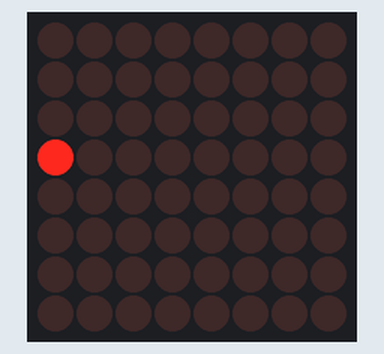
Simulated run of this sketch. Board: Arduino Uno, built with avr-gcc and run on an emulated ATmega328P. On the bench: 8×8 LED matrix.

Above: at 0.09 s.

Measured:
- by itself, everything shown: repeats every 0.67 s, in 8 steps

The sketch:

code.ino
```cpp
/*  0760 - Single 8x8 LED matrix display
 *
 * This sketch shows you how to display simple shapes and animation
 * on a 8x8 LED matrix display
 *
 * The sketch contains instructions that demonstrate various primitives, like pixels
 * lines and circles. Uncomment the instructions that you are interested in to
 * see them in action.
 *
 * This sketch was written by Peter Dalmaris for Arduino Step by Step.
 *
 * Components
 * ----------
 *  - Arduino Uno
 *  - 1 x 8x8 LED matrix display with the Max72xx driver IC
 *  - Jumper wires
 *
 *  Libraries
 *  ---------
 *  - SPI (Comes with the Arduino IDE)
 *  - Adafruit_GFX
 *  - Max72xxPanel
 *
 * Connections
 * -----------
 *
 *  Arduino Uno   |     8x8 LED Matrix
 *  ------------------------------
 *        5V      |      VCC
 *        GND     |      GND
 *        11      |      DIN (SPI data)
 *        13      |      CLK (SPI Clock)
 *        10      |      CS
 *
 *  Other information
 *  ------------------
 *  For more info on the graphics primitives that you can use, see https://github.com/adafruit/Adafruit-GFX-Library/blob/master/Adafruit_GFX.h
 *
 *  Created on May 22 2017 by Peter Dalmaris
 *
 */

#include <SPI.h>
#include <Adafruit_GFX.h>
#include <Max72xxPanel.h>

int pinCS = 10; // Attach CS to this pin, DIN to MOSI and CLK to SCK (cf http://arduino.cc/en/Reference/SPI )

Max72xxPanel matrix = Max72xxPanel(pinCS, 1, 1);  // This constructor needs the CS pin and the display dimensions

const int total_pixels_in_smiley=25;
const int total_coordinates_per_pixel=2;
int smiley[total_pixels_in_smiley][total_coordinates_per_pixel] =
{
  {1, 0},
  {2, 0},
  {1, 1},
  {1, 2},
  {2, 1},
  {2, 2},
  {5, 0},
  {6, 0},
  {5, 1},
  {5, 2},
  {6, 1},
  {6, 2},
  {3, 1},
  {3, 2},
  {3, 3},
  {3, 4},
  {4, 4},
  {0, 5},
  {1, 6},
  {2, 7},
  {3, 7},
  {4, 7},
  {5, 7},
  {6, 6},
  {7, 5}
};

void setup() {
  matrix.setIntensity(4); // Set brightness between 0 and 15
  matrix.fillScreen(LOW); // Clear the screen
//                 x, y, color
//  matrix.drawPixel(0, 7, HIGH);

//  // LEFT EYE
//  matrix.drawPixel(1, 0, HIGH);
//  matrix.drawPixel(2, 0, HIGH);
//  matrix.drawPixel(1, 1, HIGH);
//  matrix.drawPixel(1, 2, HIGH);
//  matrix.drawPixel(2, 1, HIGH);
//  matrix.drawPixel(2, 2, HIGH);
//  //--------
//  // RIGHT EYE
//  matrix.drawPixel(5, 0, HIGH);
//  matrix.drawPixel(6, 0, HIGH);
//  matrix.drawPixel(5, 1, HIGH);
//  matrix.drawPixel(5, 2, HIGH);
//  matrix.drawPixel(6, 1, HIGH);
//  matrix.drawPixel(6, 2, HIGH);
//  //--------
//  // NOSE
//  matrix.drawPixel(3, 1, HIGH);
//  matrix.drawPixel(3, 2, HIGH);
//  matrix.drawPixel(3, 3, HIGH);
//  matrix.drawPixel(3, 4, HIGH);
//  matrix.drawPixel(4, 4, HIGH);
//  //--------
//  // MOUTH
//  matrix.drawPixel(0, 5, HIGH);
//  matrix.drawPixel(1, 6, HIGH);
//  matrix.drawPixel(2, 7, HIGH);
//  matrix.drawPixel(3, 7, HIGH);
//  matrix.drawPixel(4, 7, HIGH);
//  matrix.drawPixel(5, 7, HIGH);
//  matrix.drawPixel(6, 6, HIGH);
//  matrix.drawPixel(7, 5, HIGH);

//Instead of setting the pixels manually, using the individual drawPixel instructions above, just use this loop:
//  for (int pixel=0; pixel< total_pixels_in_smiley;pixel++)
//    matrix.drawPixel(smiley[pixel][0], smiley[pixel][1], HIGH);

//There are also a few other things you can do:
//Draw a line
//               x0, y0, x1, y1, color
//matrix.drawLine(0, 0, 7, 7, HIGH);

//Draw a box
//              x, y, w, h, color
//matrix.drawRect(0, 0, 8, 8, HIGH);
//matrix.fillRect(0, 0, 6, 5, HIGH);

//Draw a circle
//                x, y, r, color
//matrix.drawCircle(3, 3, 3, HIGH);
//matrix.fillCircle(3, 3, 3, HIGH);

//Draw a letter
//              x, y, char, clr, bg, size
//matrix.drawChar(0, 0, 'a', HIGH, LOW, 1);

matrix.write(); // Send bitmap to display
}

void loop() {
  animate_pixel();
}

void animate_pixel(){
//Simple animation demo
//Make a pixel move left-right

matrix.fillScreen(LOW); // Clear the screen before we start
for (int x_pixel_loc=0; x_pixel_loc<8; x_pixel_loc++)
{
  matrix.drawPixel(x_pixel_loc, 3, HIGH);
  matrix.write();
  delay(20);
  matrix.drawPixel(x_pixel_loc, 3, LOW);
  matrix.write();
}
for (int x_pixel_loc=7; x_pixel_loc>-1; x_pixel_loc--)
{
  matrix.drawPixel(x_pixel_loc, 3, HIGH);
  matrix.write();
  delay(60);
  matrix.drawPixel(x_pixel_loc, 3, LOW);
  matrix.write();
}


}
```
